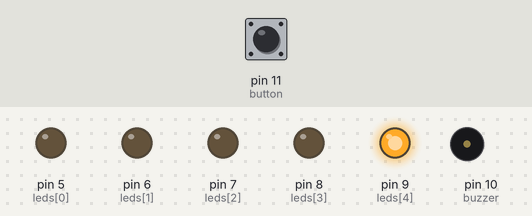
Bench run of a sketch on a simulated Arduino Uno, built with avr-gcc and run on an emulated ATmega328P. Parts: output pins drawn as LEDs (lit = HIGH), buzzer (waves = sounding, pin HIGH). Dashed ring = blinking. The test bench sets the inputs (shaded band); at power-on: pin 11 (button) LOW.

Above: at 2.3 s.
2.4 s: pin 11 (button) pulled HIGH for 3.2 s
At 2.9 s:
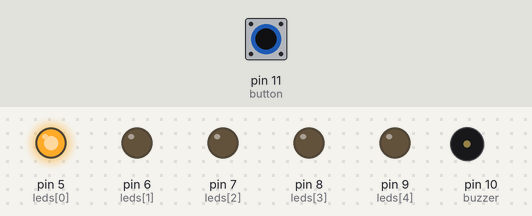
At 4.8 s:
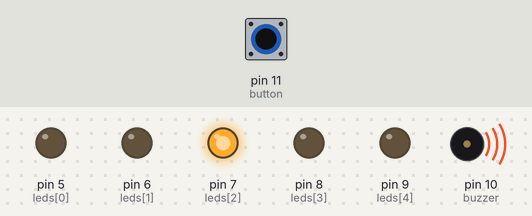
8.7 s: pin 11 (button) pulled HIGH for 1 s
At 10.7 s:
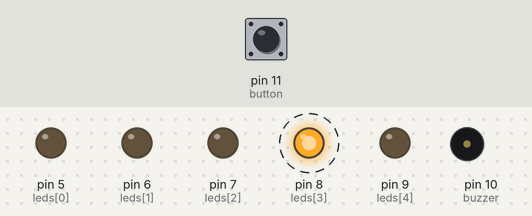
Timing chart, 0 to 17.8 s (numbered marks = the images above; inputs shaded):
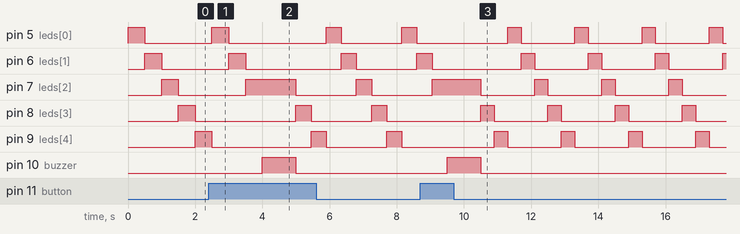

Measured:
- after the input at 2.4 s, pin 10 (buzzer): LOW → HIGH after 1.6 s, → LOW 1.0 s later
- after the input at 8.7 s, pin 10 (buzzer): LOW → HIGH after 0.80 s, → LOW 1.0 s later
- by itself, pin 5 (leds[0]), pin 8 (leds[3]), pin 9 (leds[4]): alternates HIGH for 0.40 s and LOW for 1.6 s
- by itself, pin 6 (leds[1]): repeats every 2.0 s: HIGH 0.40 s, LOW 1.6 s
- by itself, pin 7 (leds[2]): repeats every 2.0 s: LOW 1.6 s, HIGH 0.40 s

The sketch:

Rueda_de_la_Fortuna.ino
```cpp
int leds[] = {
  5,6,7,8,9};
int buzzer = 10;
int button = 11;
int n=0;
int timing=500;
int numeroLED=5;

void setup(){
  for (n=0; n<5; n++){
    pinMode(leds[n], OUTPUT);
  }
  pinMode(button, INPUT);
  pinMode(buzzer, OUTPUT);
}

void flash();
void modTime(int);
void soundWinner();

void loop(){
  flash();
}

void flash(){
  for (n=0;n<numeroLED;n++){
    digitalWrite(leds[n],HIGH);
    delay(timing);
    modTime(n);
    digitalWrite(leds[n],LOW);
  }
}

void modTime(int led){
  if (digitalRead(button)==HIGH && led==2){
    soundWinner();
    timing=timing-50;
  }
}

void soundWinner(){
  digitalWrite(buzzer, HIGH);
  delay(1000);
  digitalWrite(buzzer, LOW);
  if (timing==100){
    for (int i=0;i<3;i++){
      digitalWrite(buzzer, HIGH);
      delay(timing);
      digitalWrite(buzzer, LOW);
    }
  }
}
```
